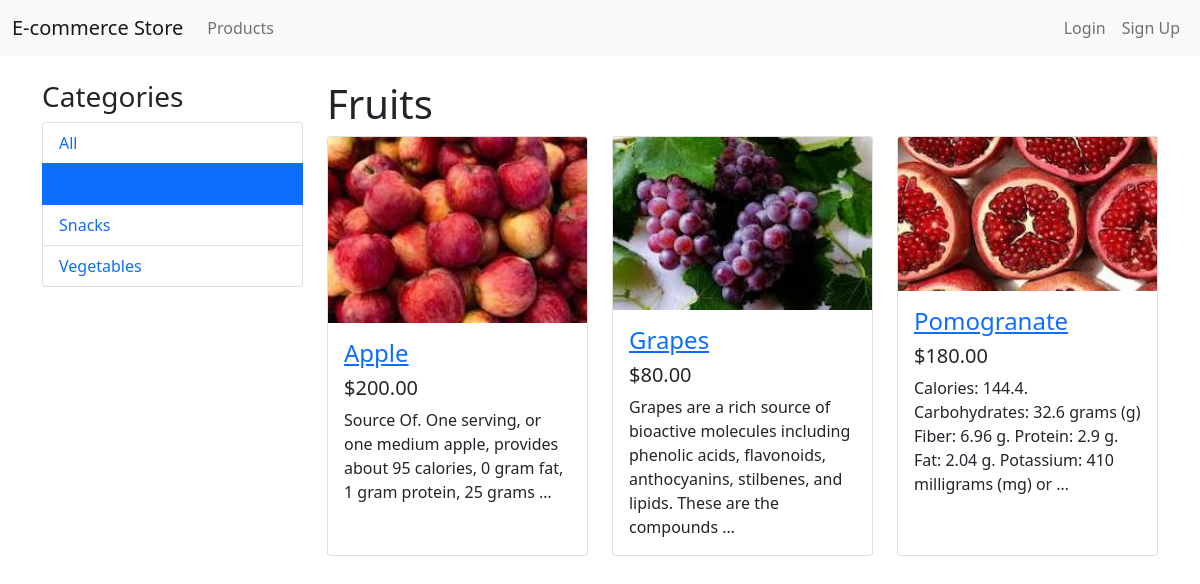
/products/fruits/, run on the app's committed database.
### store/models.py (models this page shows, shortened)
class Category(models.Model):
    name = models.CharField(max_length=200, db_index=True)
    slug = models.SlugField(max_length=200, unique=True)
    class Meta:
        ordering = ('name',)
        verbose_name = 'category'
        verbose_name_plural = 'categories'
    def get_absolute_url(self):
        return reverse('store:product_list_by_category', args=[self.slug])

class Product(models.Model):
    category = models.ForeignKey(Category, related_name='products', on_delete=models.CASCADE)
    name = models.CharField(max_length=200, db_index=True)
    slug = models.SlugField(max_length=200, db_index=True)
    image = models.ImageField(upload_to='products/%Y/%m/%d', blank=True)
    description = models.TextField(blank=True)
    price = models.DecimalField(max_digits=10, decimal_places=2)
    available = models.BooleanField(default=True)
    created = models.DateTimeField(auto_now_add=True)
    updated = models.DateTimeField(auto_now=True)
    class Meta:
        ordering = ('name',)
        index_together = (('id', 'slug'),)
    def get_absolute_url(self):
        return reverse('store:product_detail', args=[self.id, self.slug])

### store/views.py (the view)
# urls.py: path('', views.product_list, name='home'),
def product_list(request, category_slug=None):
    category = None
    categories = Category.objects.all()
    products = Product.objects.filter(available=True)
    if category_slug:
        category = get_object_or_404(Category, slug=category_slug)
        products = products.filter(category=category)
    return render(request,
                  'store/product/list.html',
                  {'category': category,
                   'categories': categories,
                   'products': products})

### templates/store/product/list.html (shortened to what this page needs)
{% extends "base.html" %}
{% load static %}
{% block content %}
  <div class="row">
    <div class="col-lg-3">
      <h3>Categories</h3>
      <ul class="list-group">
        <li class="list-group-item {% if not category %}active{% endif %}">
          <a href="{% url 'store:product_list' %}" class="text-decoration-none">All</a>
        </li>
        {% for c in categories %}
          <li class="list-group-item {% if category.slug == c.slug %}active{% endif %}">
            <a href="{{ c.get_absolute_url }}" class="text-decoration-none">{{ c.name }}</a>
          </li>
        {% endfor %}
      </ul>
    </div>
    <div class="col-lg-9">
      <h1>{% if category %}{{ category.name }}{% else %}Products{% endif %}</h1>
      <div class="row">
        {% for product in products %}
          <div class="col-lg-4 col-md-6 mb-4">
            <div class="card h-100">
              <a href="{{ product.get_absolute_url }}">
                <img class="card-img-top" src="{% if product.image %}{{ product.image.url }}{% else %}{% static "img/no_image.png" %}{% endif %}" alt="{{ product.name }}">
              </a>
              <div class="card-body">
                <h4 class="card-title">
                  <a href="{{ product.get_absolute_url }}">{{ product.name }}</a>
                </h4>
                <h5>${{ product.price }}</h5>
                <p class="card-text">{{ product.description|truncatewords:20 }}</p>
              </div>
            </div>
          </div>
        {% empty %}
          <p>No products found.</p>
        {% endfor %}
      </div>
    </div>
  </div>
{% endblock %}

### data on the page
Category: name "Snacks"
Category: name "Vegetables"
Category: name "Fruits"
Product: image (picture), name "Apple", price "200.00", description "Source Of. One serving, or one medium apple, provides about 95 calories, 0 gram fat, 1 gram protein, 25 grams …"
Product: image (picture), name "Grapes", price "80.00", description "Grapes are a rich source of bioactive molecules including phenolic acids, flavonoids, anthocyanins, stilbenes, and lipids. These are the compounds …"
Product: image (picture), name "Pomogranate", price "180.00", description "Calories: 144.4. Carbohydrates: 32.6 grams (g) Fiber: 6.96 g. Protein: 2.9 g. Fat: 2.04 g. Potassium: 410 milligrams (mg) or …"
